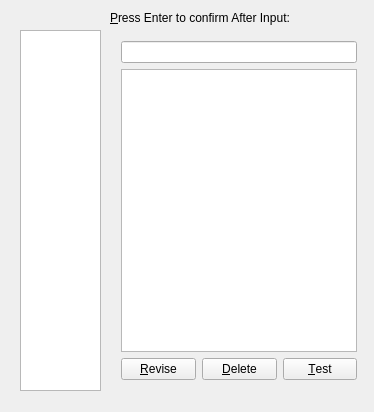
<?xml version="1.0" encoding="UTF-8"?>
<ui version="4.0">
 <class>Widget</class>
 <widget class="QWidget" name="Widget">
  <property name="geometry">
   <rect>
    <x>0</x>
    <y>0</y>
    <width>374</width>
    <height>412</height>
   </rect>
  </property>
  <property name="windowTitle">
   <string>Word List</string>
  </property>
  <widget class="QTextBrowser" name="textBrowser_2">
   <property name="geometry">
    <rect>
     <x>20</x>
     <y>30</y>
     <width>81</width>
     <height>361</height>
    </rect>
   </property>
  </widget>
  <widget class="QLabel" name="label">
   <property name="geometry">
    <rect>
     <x>110</x>
     <y>10</y>
     <width>211</width>
     <height>16</height>
    </rect>
   </property>
   <property name="text">
    <string>&amp;Press Enter to confirm After Input: </string>
   </property>
   <property name="buddy">
    <cstring>lineEdit</cstring>
   </property>
  </widget>
  <widget class="QWidget" name="">
   <property name="geometry">
    <rect>
     <x>110</x>
     <y>30</y>
     <width>258</width>
     <height>361</height>
    </rect>
   </property>
   <layout class="QVBoxLayout" name="verticalLayout_2">
    <item>
     <widget class="QLineEdit" name="lineEdit"/>
    </item>
    <item>
     <widget class="QTextBrowser" name="textBrowser"/>
    </item>
    <item>
     <layout class="QHBoxLayout" name="horizontalLayout">
      <item>
       <widget class="QPushButton" name="pushButton_4">
        <property name="text">
         <string>&amp;Revise</string>
        </property>
       </widget>
      </item>
      <item>
       <widget class="QPushButton" name="pushButton_3">
        <property name="text">
         <string>&amp;Delete</string>
        </property>
       </widget>
      </item>
      <item>
       <widget class="QPushButton" name="pushButton_5">
        <property name="text">
         <string>&amp;Test</string>
        </property>
       </widget>
      </item>
     </layout>
    </item>
   </layout>
  </widget>
 </widget>
 <layoutdefault spacing="6" margin="11"/>
 <tabstops>
  <tabstop>lineEdit</tabstop>
  <tabstop>textBrowser</tabstop>
 </tabstops>
 <resources/>
 <connections/>
</ui>
